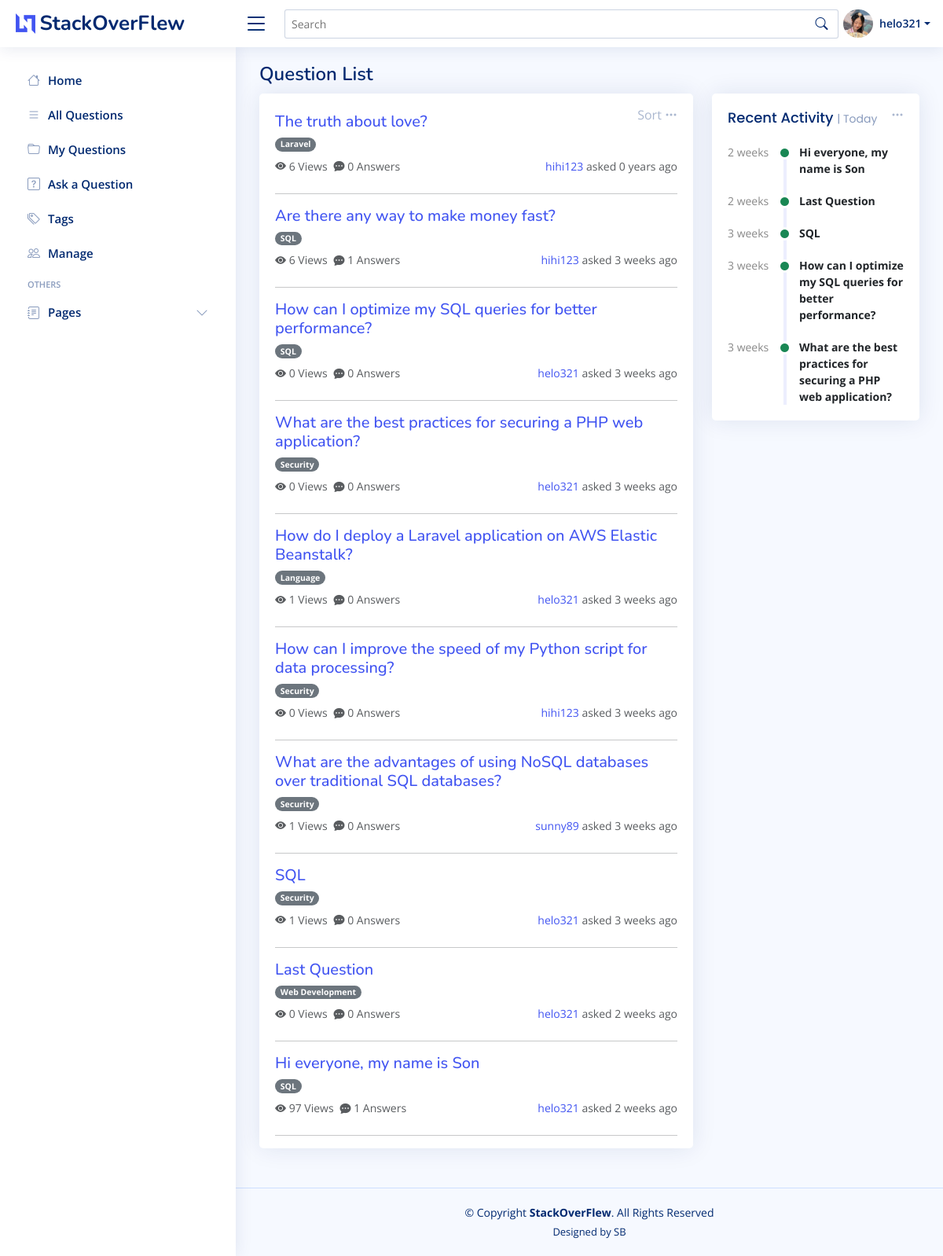
The app's page /read/question_lists.php (signed in) with its own data.
### tables this page shows
CREATE TABLE `users` (
  `user_id` int(11) NOT NULL,
  `username` varchar(50) NOT NULL,
  `password` varchar(255) NOT NULL,
  `created_at` timestamp NOT NULL DEFAULT current_timestamp(),
  `fullName` varchar(255) DEFAULT NULL,
  `jobTitle` varchar(255) DEFAULT NULL,
  `about` text DEFAULT NULL,
  `company` varchar(255) DEFAULT NULL,
  `country` varchar(100) DEFAULT NULL,
  `address` varchar(255) DEFAULT NULL,
  `phone` varchar(20) DEFAULT NULL,
  `email` varchar(255) DEFAULT NULL,
  `twitterURL` varchar(255) DEFAULT NULL,
  `facebookURL` varchar(255) DEFAULT NULL,
  `instagramURL` varchar(255) DEFAULT NULL,
  `linkedinURL` varchar(255) DEFAULT NULL,
  `profile_image` varchar(255) DEFAULT NULL,
  `role_id` int(11) DEFAULT NULL
);

CREATE TABLE `questions` (
  `question_id` int(11) NOT NULL,
  `user_id` int(11) NOT NULL,
  `title` varchar(255) NOT NULL,
  `body` text NOT NULL,
  `question_image` varchar(255) DEFAULT NULL,
  `created_at` timestamp NOT NULL DEFAULT current_timestamp(),
  `views` int(11) DEFAULT 0,
  `tag_id` int(11) NOT NULL
);

CREATE TABLE `tags` (
  `tag_id` int(11) NOT NULL,
  `name` varchar(30) NOT NULL,
  `description` text DEFAULT NULL
);

### read/question_lists.php (called while the page is built, shortened)
<?php
include '../includes/db_connect.php';
include '../includes/functions.php';
$title = 'Question List';
try {
    include '../templates/question_lists.html.php';
    $output = ob_get_clean();
} catch (PDOException $e) {
    $output = 'Database error: ' . $e->getMessage();
} catch (Exception $e) {
    $output = 'Error: ' . $e->getMessage();
}
include '../index.html.php';
?>

### includes/functions.php (called while the page is built, shortened)
<?php
function get_username_by_id($user_id)
{
    global $pdo;
    try {
        $sql = "SELECT username FROM users WHERE user_id = :user_id";
        $stmt = $pdo->prepare($sql);
        $stmt->bindParam(':user_id', $user_id, PDO::PARAM_INT);
        $stmt->execute();
        $user = $stmt->fetch(PDO::FETCH_ASSOC);
        if ($user) {
            return $user['username'];
        } else {
            return "User not found";
        }
    } catch (PDOException $e) {
        echo "Error: " . $e->getMessage();
        return null;
    }
}
if (isset($_GET['search_term']) && !empty($_GET['search_term'])) {
    $search_term = '%' . $_GET['search_term'] . '%';
    try {
        $sql = "SELECT *
                FROM questions
                WHERE title LIKE :search_term OR body LIKE :search_term LIKE :search_term";
        $stmt = $pdo->prepare($sql);
        $stmt->bindParam(':search_term', $search_term, PDO::PARAM_STR);
        $stmt->execute();
        $questions = $stmt->fetchAll(PDO::FETCH_ASSOC);
    } catch (PDOException $e) {
        echo "Error: " . $e->getMessage();
    }
} else {
    try {
        $sql = "SELECT * FROM questions";
        $stmt = $pdo->query($sql);
        $questions = $stmt->fetchAll(PDO::FETCH_ASSOC);
    } catch (PDOException $e) {
        echo "Error: " . $e->getMessage();
    }
}
function getUserProfileInfo($user_id)
{
    global $pdo;
    $query = "SELECT * FROM users WHERE user_id = :user_id";
    $stmt = $pdo->prepare($query);
    $stmt->execute(['user_id' => $user_id]);
    if ($stmt->rowCount() > 0) {
        $user_info = $stmt->fetch(PDO::FETCH_ASSOC);
        return $user_info;
    } else {
        return false;
    }
}
function calculateTimeLabel($created_at)
{
    $timestamp = strtotime($created_at);
    $now = time();
    $delta = abs($now - $timestamp);
    if ($delta < 60) {
        return "$delta sec";
    } else if ($delta < 3600) {
        $minutes = round($delta / 60);
        return "$minutes min";
    } else if ($delta < 86400) {
        $hours = round($delta / 3600);
        return "$hours hrs";
    } else if ($delta < 604800) {
        $days = round($delta / 86400);
        return "$days day";
    } else if ($delta < 2592000) {
        $weeks = round($delta / 604800);
        return "$weeks weeks";
    } else {
        $years = round($delta / 31536000);
        return "$years years";
    }
}
function sortQuestions($questions)
{
    usort($questions, function ($q1, $q2) {
        $timestamp1 = strtotime($q1['created_at']);
        $timestamp2 = strtotime($q2['created_at']);
        if ($timestamp1 === false || $timestamp2 === false) {
            return 0;
        } else {
            return $timestamp2 - $timestamp1;
        }
    });
    return $questions;
}
function getTagNameById($pdo, $tag_id) {
    $tag_sql = "SELECT name FROM tags WHERE tag_id = :tag_id";
    $tag_stmt = $pdo->prepare($tag_sql);
    $tag_stmt->bindParam(':tag_id', $tag_id, PDO::PARAM_INT);
    $tag_stmt->execute();
    $tag_name = $tag_stmt->fetch(PDO::FETCH_ASSOC)['name'];
    return $tag_name;
}
function getNumberReplies($pdo, $question_id) {
    $sql = "SELECT COUNT(*) AS num_replies FROM answers WHERE question_id = :question_id";
    $stmt = $pdo->prepare($sql);
    $stmt->bindParam(':question_id', $question_id, PDO::PARAM_INT);
    $stmt->execute();
    $num_replies = $stmt->fetch(PDO::FETCH_ASSOC)['num_replies'];
    return $num_replies;
}
?>

### templates/question_lists.html.php (the view, shortened to what this page needs)
<div class="card top-selling overflow-auto">
    <form id="sortForm" method="post" action="<?php echo $_SERVER['PHP_SELF']; ?>">
        <div class="filter">
            <a class="icon" href="#" data-bs-toggle="dropdown"> Sort <i class="bi bi-three-dots"></i></a>
        </div>
    </form>
    <div class="card-body pb-0 mt-4">
        <?php foreach ($questions as $question): ?>
            <article class="question mb-4 shadow-mb">
                <div class="question-header">
                    <h5 class="question-title">
                        <a href="questions.php?question_id=<?php echo $question['question_id']; ?>">
                            <?php echo $question['title']; ?>
                        </a>
                    </h5>
                    <div class="d-flex justify-content-between align-items-center mt-2">
                        <span
                            class="badge rounded-pill bg-secondary me-1"><?php echo getTagNameById($pdo, $question['tag_id']); ?></span>
                    </div>
                </div>
                <div class="question-footer d-flex justify-content-between mt-2">
                    <div class="d-flex align-items-center">
                        <a href="#" class="text-muted me-2"><i class="bi bi-eye-fill"></i>
                            <?php echo $question['views']; ?> Views</a>
                        <a href="#" class="text-muted me-2"><i class="bi bi-chat-dots-fill"></i>
                            <?php echo getNumberReplies($pdo, $question['question_id']); ?> Answers</a>
                    </div>
                    <a href="#">
                        <?php echo get_username_by_id($question['user_id']); ?>
                        <span class="text-muted">asked <?php echo calculateTimeLabel($question['created_at']); ?>
                            ago</span>
                    </a>
                </div>
            </article>
            <hr>
        <?php endforeach; ?>
    </div>
</div>

### index.html.php (shortened to what this page needs)
<?php
if (!isset($_SESSION['user_id'])) {
  $user_id = null;
  $user_info = null;
  $userRole = null;
} else {
  $user_id = $_SESSION['user_id'];
  $user_info = getUserProfileInfo($user_id);
}
?>
<!DOCTYPE html>
<html lang="en">
<head>
  <link href="../assets/vendor/bootstrap/css/bootstrap.min.css" rel="stylesheet">
  <link href="../assets/vendor/bootstrap-icons/bootstrap-icons.css" rel="stylesheet">
  <link href="../assets/vendor/boxicons/css/boxicons.min.css" rel="stylesheet">
  <link href="../assets/vendor/quill/quill.snow.css" rel="stylesheet">
  <link href="../assets/vendor/quill/quill.bubble.css" rel="stylesheet">
  <link href="../assets/vendor/remixicon/remixicon.css" rel="stylesheet">
  <link href="../assets/vendor/simple-datatables/style.css" rel="stylesheet">
  <link href="../assets/css/style.css" rel="stylesheet">
</head>
<body>
  <header id="header" class="header fixed-top d-flex align-items-center">
    <div class="d-flex align-items-center justify-content-between">
      <a href="../index.php" class="logo d-flex align-items-center">
        <img src="../assets/img/logo.png" alt="">
        <span class="d-none d-lg-block">StackOverFlew</span>
      </a>
      <i class="bi bi-list toggle-sidebar-btn"></i>
    </div>
    <div class="search-bar">
      <form class="search-form d-flex align-items-center" method="GET" action="../read/question_lists.php">
        <input type="text" name="search_term" placeholder="Search" title="Enter search keyword" style="width: 800px;">
        <button type="submit" title="Search"><i class="bi bi-search"></i></button>
      </form>
    </div>
    <nav class="header-nav ms-auto">
      <ul class="d-flex align-items-center">
        <li class="nav-item dropdown pe-3">
          <?php if (isset($_SESSION['logged_in']) && $_SESSION['logged_in'] === true) : ?>
            <a class="nav-link nav-profile d-flex align-items-center pe-0" href="#" data-bs-toggle="dropdown">
              <?php
              if (!empty($user_info['profile_image'])) {
                echo '<img src="' . $user_info['profile_image'] . '" alt="Profile" class="rounded-circle">';
              } else {
                echo '<img src="../assets/img/profile/default_profile_image.jpg" alt="Profile" class="rounded-circle">';
              }
              ?>
              <span class="d-none d-md-block dropdown-toggle ps-2"><?php echo $user_info['username']; ?></span>
            </a>
          <?php endif; ?>
        </li>
      </ul>
    </nav>
  </header>
  <aside id="sidebar" class="sidebar">
    <ul class="sidebar-nav" id="sidebar-nav">
      <a class="nav-link collapsed" href="../index.php">
        <i class="bi bi-house"></i>
        <span>Home</span>
      </a>
      <a class="nav-link collapsed" href="../read/question_lists.php">
        <i class="bi bi-list"></i><span>All Questions</span><i class="bi bi-chevron ms-auto"></i>
      </a>
      <?php if (isset($_SESSION['logged_in']) && $_SESSION['logged_in'] === true) : ?>
        <a class="nav-link collapsed" href="../users/user_questions.php">
          <i class="bi bi-folder"></i><span>My Questions</span><i class="bi bi-chevron ms-auto"></i>
        </a>
      <?php endif; ?>
      <a class="nav-link collapsed" href="../create/ask_question.php">
        <i class="bi bi-question-square"></i><span>Ask a Question</span><i class="bi bi-chevron ms-auto"></i>
      </a>
      <a class="nav-link collapsed" href="../read/tags.php">
        <i class="bi bi-tags"></i><span>Tags</span><i class="bi bi-chevron ms-auto"></i>
      </a>
      <?php if ($user_info !== null && $user_info['role_id'] === 1) : ?>
        <a class="nav-link collapsed" href="../edit/manage.php">
          <i class="bi bi-people"></i><span>Manage</span><i class="bi bi-chevron ms-auto"></i>
        </a>
      <?php endif; ?>
      <li class="nav-heading">Others</li>
      <a class="nav-link collapsed" data-bs-target="#forms-nav" data-bs-toggle="collapse" href="#">
        <i class="bi bi-journal-text"></i><span>Pages</span><i class="bi bi-chevron-down ms-auto"></i>
      </a>
    </ul>
  </aside>
  <main id="main" class="main">
    <div class="pagetitle">
      <h1>
        <?= $title ?>
      </h1>
    </div>
    <section class="section dashboard">
      <div class="row">
        <div class="col-lg-8">
          <div class="row">
            <div class="col-12">
              <div>
                <?= $output ?>
              </div>
            </div>
          </div>
        </div>
        <div class="col-lg-4">
          <div class="card">
            <div class="filter">
              <a class="icon" href="#" data-bs-toggle="dropdown"><i class="bi bi-three-dots"></i></a>
            </div>
            <div class="card-body">
              <h5 class="card-title">Recent Activity <span>| Today</span></h5>
              <div class="activity">
                <?php
                $questions = sortQuestions($questions);
                $recentQuestions = array_slice($questions, 0, 5);
                foreach ($recentQuestions as $question) : ?>
                  <div class="activity-item d-flex">
                    <div class="activite-label"><?php echo calculateTimeLabel($question['created_at']); ?></div>
                    <i class='bi bi-circle-fill activity-badge text-success align-self-start'></i>
                    <div class="activity-content">
                      <a class="fw-bold text-dark" href="../read/questions.php?question_id=<?php echo $question['question_id']; ?>"><?php echo $question['title']; ?></a>
                    </div>
                  </div>
                <?php endforeach; ?>
              </div>
            </div>
          </div>
        </div>
      </div>
    </section>
  </main>
  <footer id="footer" class="footer">
    <div class="copyright">
      &copy; Copyright <strong><span>StackOverFlew</span></strong>. All Rights Reserved
    </div>
    <div class="credits">
      Designed by SB</a>
    </div>
  </footer>
</body>
</html>

### records on screen
users: profile_image (picture), username "helo321"
questions: title "The truth about love?", tag.name "Laravel", views "6", question_id "0", user.username "hihi123", created_at "0 years"
questions: title "Are there any way to make money fast?", tag.name "SQL", views "6", question_id "1", user.username "hihi123", created_at "3 weeks"
questions: title "How can I optimize my SQL queries for better performance?", tag.name "SQL", views "0", question_id "0", user.username "helo321", created_at "3 weeks"
questions: title "What are the best practices for securing a PHP web application?", tag.name "Security", views "0", question_id "0", user.username "helo321", created_at "3 weeks"
questions: title "How do I deploy a Laravel application on AWS Elastic Beanstalk?", tag.name "Language", views "1", question_id "0", user.username "helo321", created_at "3 weeks"
questions: title "How can I improve the speed of my Python script for data processing?", tag.name "Security", views "0", question_id "0", user.username "hihi123", created_at "3 weeks"
questions: title "What are the advantages of using NoSQL databases over traditional SQL databases?", tag.name "Security", views "1", question_id "0", user.username "sunny89", created_at "3 weeks"
questions: title "SQL", tag.name "Security", views "1", question_id "0", user.username "helo321", created_at "3 weeks"
questions: title "Last Question", tag.name "Web Development", views "0", question_id "0", user.username "helo321", created_at "2 weeks"
questions: title "Hi everyone, my name is Son", tag.name "SQL", views "97", question_id "1", user.username "helo321", created_at "2 weeks"

### other values on screen
$title "Question List"
